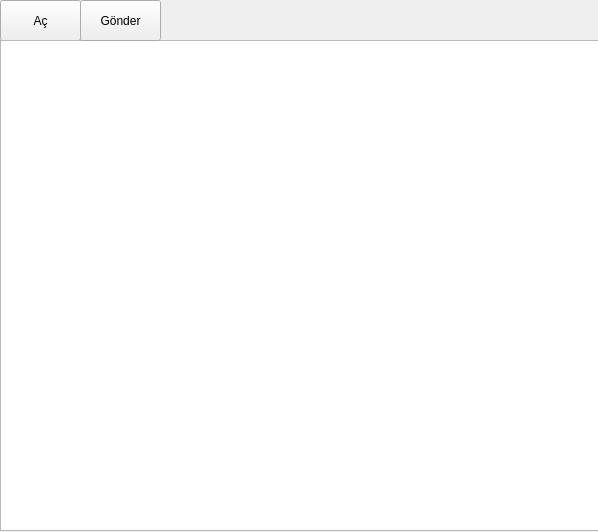
<?xml version="1.0" encoding="UTF-8"?>
<ui version="4.0">
 <class>Form</class>
 <widget class="QWidget" name="Form">
  <property name="geometry">
   <rect>
    <x>0</x>
    <y>0</y>
    <width>598</width>
    <height>532</height>
   </rect>
  </property>
  <property name="cursor">
   <cursorShape>ArrowCursor</cursorShape>
  </property>
  <property name="windowTitle">
   <string>Open Editor</string>
  </property>
  <widget class="QPushButton" name="pushButton">
   <property name="geometry">
    <rect>
     <x>0</x>
     <y>0</y>
     <width>81</width>
     <height>41</height>
    </rect>
   </property>
   <property name="text">
    <string>Aç</string>
   </property>
  </widget>
  <widget class="QPlainTextEdit" name="plainTextEdit">
   <property name="geometry">
    <rect>
     <x>0</x>
     <y>40</y>
     <width>601</width>
     <height>491</height>
    </rect>
   </property>
   <property name="cursor" stdset="0">
    <cursorShape>IBeamCursor</cursorShape>
   </property>
  </widget>
  <widget class="QPushButton" name="pushButton_2">
   <property name="geometry">
    <rect>
     <x>80</x>
     <y>0</y>
     <width>81</width>
     <height>41</height>
    </rect>
   </property>
   <property name="text">
    <string>Gönder</string>
   </property>
  </widget>
 </widget>
 <resources/>
 <connections/>
</ui>
